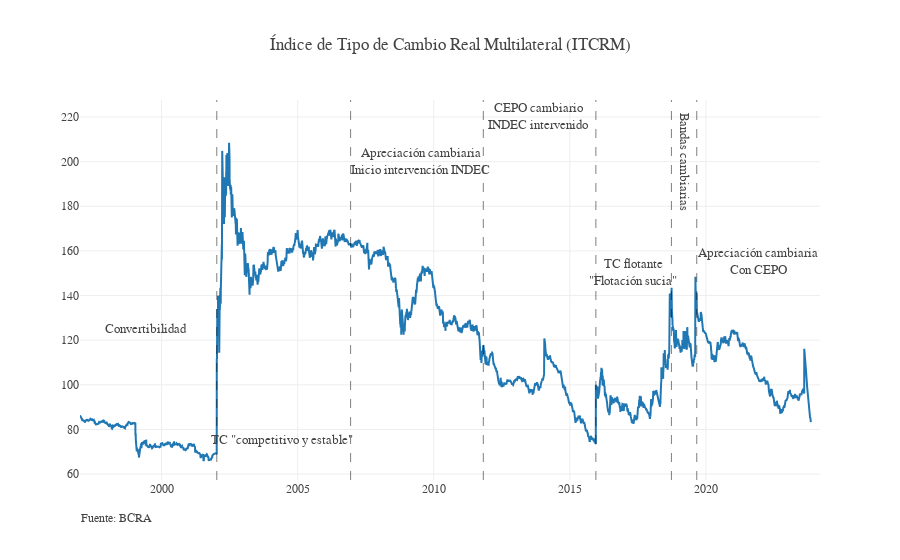

Notebook code for this chart:
### Code cell
fig = go.Figure()
fig.add_trace(go.Scatter(x = df.Período, y = df["ITCRM "], name = "ITCRM"))
fig.update_layout(template = None, title_text = "Índice de Tipo de Cambio Real Multilateral (ITCRM)", font_family = "georgia")

anio_desde=int(1997)
if anio_desde<2002: fig.add_vline(x="2002-01-11", line_width=1, line_dash="dash", line_color="Black",opacity=0.5)
if anio_desde<2007: fig.add_vline(x="2006-12-12", line_width=1, line_dash="dash", line_color="Black",opacity=0.5)
if anio_desde<2012: fig.add_vline(x="2011-10-28", line_width=1, line_dash="dash", line_color="Black",opacity=0.5)
if anio_desde<2016:fig.add_vline(x="2015-12-17", line_width=1, line_dash="dash", line_color="Black",opacity=0.5)
if anio_desde<2019:fig.add_vline(x="2018-09-26", line_width=1, line_dash="dash", line_color="Black",opacity=0.5)
if anio_desde<2020:fig.add_vline(x="2019-09-01", line_width=1, line_dash="dash", line_color="Black",opacity=0.5)
if anio_desde<2004:fig.add_annotation(showarrow=False, text=f'Convertibilidad',
    font=dict(size=13), font_family="georgia",x='1999-6-1', y=125)
if anio_desde<2004:fig.add_annotation(showarrow=False, text=f'TC "competitivo y estable"',
    font=dict(size=13), font_family="georgia",x='2004-6-1', y=75)
if anio_desde<2009:fig.add_annotation(showarrow=False, text=f'Apreciación cambiaria<br>Inicio intervención INDEC',
    font=dict(size=13), font_family="georgia",x='2009-7-1', y=200)
if anio_desde<2013:fig.add_annotation(showarrow=False, text=f'CEPO cambiario<br>INDEC intervenido',
    font=dict(size=13), font_family="georgia",x='2013-11-1', y=220)
if anio_desde<2017:fig.add_annotation(showarrow=False, text=f'TC flotante<br>"Flotación sucia"',
    font=dict(size=13), font_family="georgia",x='2017-5-1', y=150)
if anio_desde<2019:fig.add_annotation(showarrow=False, text=f"Bandas cambiarias",
    font=dict(size=13), font_family="georgia",x='2019-03-1', y=200,textangle=90)
if anio_desde<2021:fig.add_annotation(showarrow=False, text=f'Apreciación cambiaria<br>Con CEPO',
    font=dict(size=13), font_family="georgia",x='2021-12-1', y=155) 
note = 'Fuente: BCRA'
fig.add_annotation(showarrow=False, text=note, font=dict(size=12), xref='paper', x=0.1, yref='paper', y=-0.12,
                        xanchor='right', yanchor='auto', xshift=0, yshift=0,)

### Figure 1 — Plotly figure (JSON) as saved in the notebook; plotly's stock layout.template omitted (floating-point values rounded to 4 significant figures; data arrays with more than 128 entries replaced by an {"elided": "..."} marker saying what was removed)
{"data": [{"name": "ITCRM", "type": "scatter", "x": {"elided": "9810 str values"}, "y": {"elided": "9810 float values"}}], "layout": {"annotations": [{"font": {"family": "georgia", "size": 13}, "showarrow": false, "text": "Convertibilidad", "x": "1999-6-1", "y": 125}, {"font": {"family": "georgia", "size": 13}, "showarrow": false, "text": "TC \"competitivo y estable\"", "x": "2004-6-1", "y": 75}, {"font": {"family": "georgia", "size": 13}, "showarrow": false, "text": "Apreciación cambiaria<br>Inicio intervención INDEC", "x": "2009-7-1", "y": 200}, {"font": {"family": "georgia", "size": 13}, "showarrow": false, "text": "CEPO cambiario<br>INDEC intervenido", "x": "2013-11-1", "y": 220}, {"font": {"family": "georgia", "size": 13}, "showarrow": false, "text": "TC flotante<br>\"Flotación sucia\"", "x": "2017-5-1", "y": 150}, {"font": {"family": "georgia", "size": 13}, "showarrow": false, "text": "Bandas cambiarias", "textangle": 90, "x": "2019-03-1", "y": 200}, {"font": {"family": "georgia", "size": 13}, "showarrow": false, "text": "Apreciación cambiaria<br>Con CEPO", "x": "2021-12-1", "y": 155}, {"font": {"size": 12}, "showarrow": false, "text": "Fuente: BCRA", "x": 0.1, "xanchor": "right", "xref": "paper", "xshift": 0, "y": -0.12, "yanchor": "auto", "yref": "paper", "yshift": 0}], "font": {"family": "georgia"}, "shapes": [{"line": {"color": "Black", "dash": "dash", "width": 1}, "opacity": 0.5, "type": "line", "x0": "2002-01-11", "x1": "2002-01-11", "xref": "x", "y0": 0, "y1": 1, "yref": "y domain"}, {"line": {"color": "Black", "dash": "dash", "width": 1}, "opacity": 0.5, "type": "line", "x0": "2006-12-12", "x1": "2006-12-12", "xref": "x", "y0": 0, "y1": 1, "yref": "y domain"}, {"line": {"color": "Black", "dash": "dash", "width": 1}, "opacity": 0.5, "type": "line", "x0": "2011-10-28", "x1": "2011-10-28", "xref": "x", "y0": 0, "y1": 1, "yref": "y domain"}, {"line": {"color": "Black", "dash": "dash", "width": 1}, "opacity": 0.5, "type": "line", "x0": "2015-12-17", "x1": "2015-12-17", "xref": "x", "y0": 0, "y1": 1, "yref": "y domain"}, {"line": {"color": "Black", "dash": "dash", "width": 1}, "opacity": 0.5, "type": "line", "x0": "2018-09-26", "x1": "2018-09-26", "xref": "x", "y0": 0, "y1": 1, "yref": "y domain"}, {"line": {"color": "Black", "dash": "dash", "width": 1}, "opacity": 0.5, "type": "line", "x0": "2019-09-01", "x1": "2019-09-01", "xref": "x", "y0": 0, "y1": 1, "yref": "y domain"}], "title": {"text": "Índice de Tipo de Cambio Real Multilateral (ITCRM)"}}}
